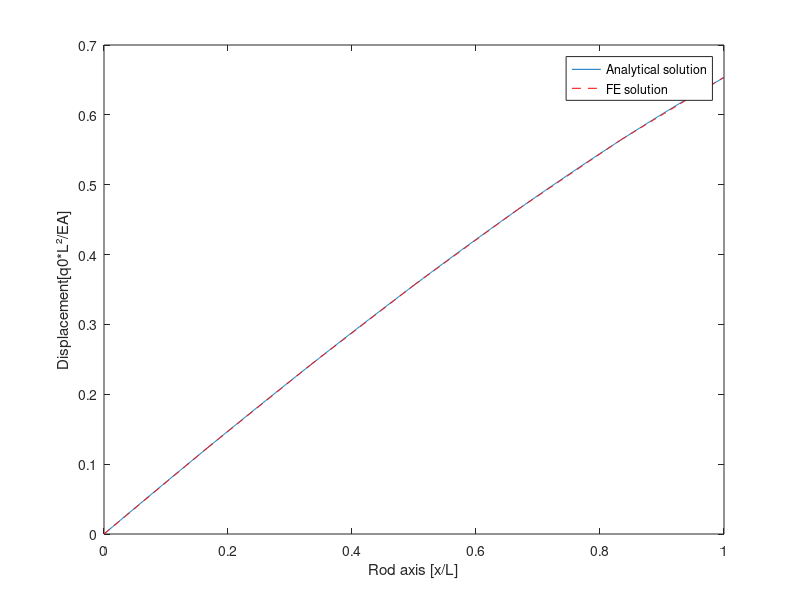
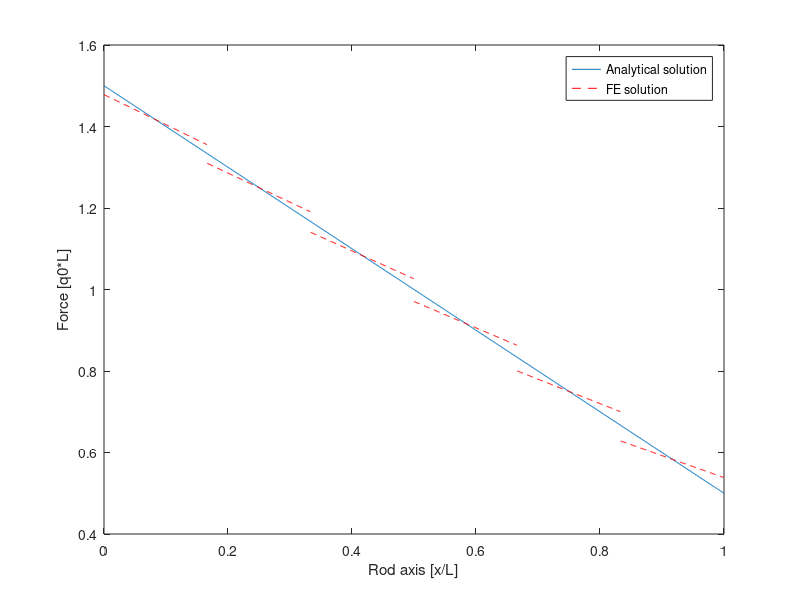

Recreate these plots in MATLAB, in order.
clear all;
close all;

%values

E = 1; %E-module
L = 1; %rod-length
q = 1; %distributed load
Aends = [2 1]; %area in the start and end of the rod
n = 6; %number of elements
Le = L/n; %element length
m = n + 1; % number of nodes

%the area of the rod in each node
A = zeros(1,m);%preallocating memory for the A-vector
for i = 1:m
    A(i) = Aends(1) + (Aends(2)-Aends(1))*(i-1)*Le/L;
end

%the stiffness matrices for each element made in multidimensional arrays
%each matrix is one layer in the array, and the i-th layer can be found
%by calling k(:,:,i)
k = zeros(2,2,n); %preallocating memory
for i = 1:n
    k(1:2,1:2,i) = [1 -1; -1 1]*E*(A(i)+A(i+1))/(2*Le);
end

%finding the nodal load vectors
S0 = zeros(2,1,n);%preallocating memory
for i = 1:n
    S0(1:2,1:1,i) = -q*Le/2*[1;1];
end

%finding the connectivity matrices
a = zeros(2,m,n);%preallocating memory for m DOFs
for i = 1:n
    a(1:2,i:i+1,i) = [1 0; 0 1];
end

%finding the global stiffness matrix
K = zeros(m,m);%allocating memory for a stiffness matrix with m DOFs

for i = 1:n
    K(1:m,1:m) = a(:,:,i).'*k(:,:,i)*a(:,:,i) + K;
end

%finding the consistent load vector
R0 = zeros(m,1);
for i = 1:n
    R0(1:m,1) = a(:,:,i).'* S0(:,:,i) + R0;
end

%load vector
R(m,1) = q*L/2; %load on the right end
R = R-R0;

%including BCs --> the DOF at the left end is fixed
R(1) = [];
K(1,:) =[];
K(:,1)=[];

%solved R=Kr for the displacements r
%mldivide : x = A\B produces the particular solution of the linear equation
%A*x = B
r = K\R;

%finds displacement and axial forci in each element of the rod
x(1,:) = 0:0.001:Le;
xx = length(x);
u(1,:) = x/Le*r(1);
N(1,:) = E*Aends(2)/Le*r(1)*(2-x/L);
for i = 2:n
    x(i,:) = (i-1)*Le*ones(1,xx) + (0:0.001:Le);
    
    u(i,:) = ((1-x(1,:)/Le)*r(i-1)+x(1,:)/Le*r(i));
    N(i,:) = (E*Aends(2)/Le)*([-1 1]*[r(i-1) r(i)].')*(2-x(i,:)/L);
end

%finds analytical solution
xa = 0:0.001:L;
Na = q*(3*L/2-xa);
ua = q*L/(E*Aends(2))*(xa+L/2*log(1-xa/(2*L)));

%creates plots of both displacements in the same figure
figure(1)
plot(xa,ua) 
hold on
for i = 1:n
    plot(x(i,:),u(i,:),'r--')
end

xlabel('Rod axis [x/L]');
ylabel('Displacement[q0*L²/EA]');
legend('Analytical solution','FE solution');

figure(2)
plot(xa,Na)
hold on
for i = 1:n
    plot(x(i,:),N(i,:),'r--')
end

xlabel('Rod axis [x/L]');
ylabel('Force [q0*L]');
legend('Analytical solution', 'FE solution');
